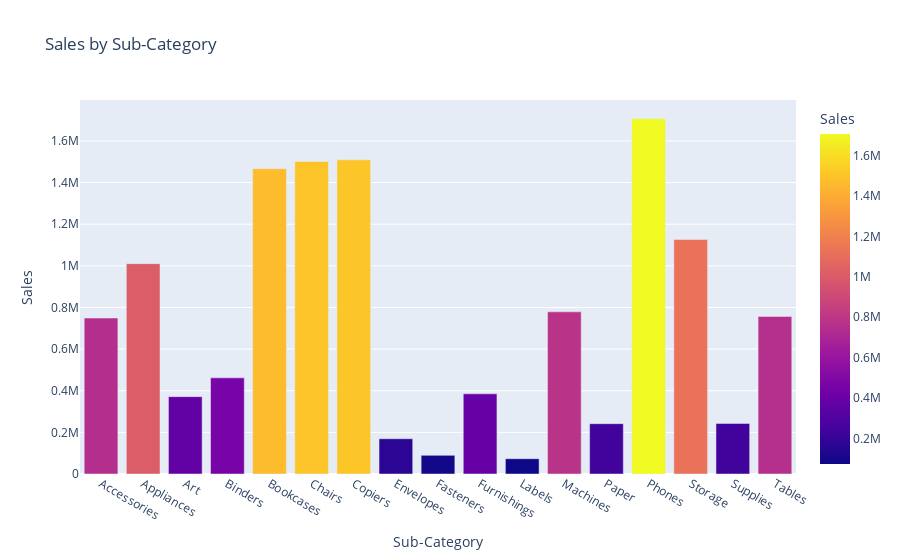

The notebook cell this image was saved under:
### Code cell
# 🔹 Sales by Sub-Category
subcat_sales = orders_df.groupby('Sub-Category')['Sales'].sum().reset_index()
fig5 = px.bar(subcat_sales, x='Sub-Category', y='Sales', title='Sales by Sub-Category', color='Sales')
fig5.show()

### Figure 1 — Plotly figure (JSON) as saved in the notebook; plotly's stock layout.template omitted (floating-point values rounded to 4 significant figures)
{"data": [{"hovertemplate": "Sub-Category=%{x}<br>Sales=%{marker.color}<extra></extra>", "legendgroup": "", "marker": {"color": [749200.0, 1011000.0, 371600.0, 461900.0, 1467000.0, 1502000.0, 1509000.0, 169200.0, 89500.0, 385200.0, 73350.0, 779100.0, 241800.0, 1707000.0, 1127000.0, 242800.0, 757000.0], "coloraxis": "coloraxis", "pattern": {"shape": ""}}, "name": "", "orientation": "v", "showlegend": false, "textposition": "auto", "type": "bar", "x": ["Accessories", "Appliances", "Art", "Binders", "Bookcases", "Chairs", "Copiers", "Envelopes", "Fasteners", "Furnishings", "Labels", "Machines", "Paper", "Phones", "Storage", "Supplies", "Tables"], "xaxis": "x", "y": [749200.0, 1011000.0, 371600.0, 461900.0, 1467000.0, 1502000.0, 1509000.0, 169200.0, 89500.0, 385200.0, 73350.0, 779100.0, 241800.0, 1707000.0, 1127000.0, 242800.0, 757000.0], "yaxis": "y"}], "layout": {"barmode": "relative", "coloraxis": {"colorbar": {"title": {"text": "Sales"}}, "colorscale": [[0, "#0d0887"], [0.1111, "#46039f"], [0.2222, "#7201a8"], [0.3333, "#9c179e"], [0.4444, "#bd3786"], [0.5556, "#d8576b"], [0.6667, "#ed7953"], [0.7778, "#fb9f3a"], [0.8889, "#fdca26"], [1, "#f0f921"]]}, "legend": {"tracegroupgap": 0}, "title": {"text": "Sales by Sub-Category"}, "xaxis": {"anchor": "y", "domain": [0, 1], "title": {"text": "Sub-Category"}}, "yaxis": {"anchor": "x", "domain": [0, 1], "title": {"text": "Sales"}}}}
